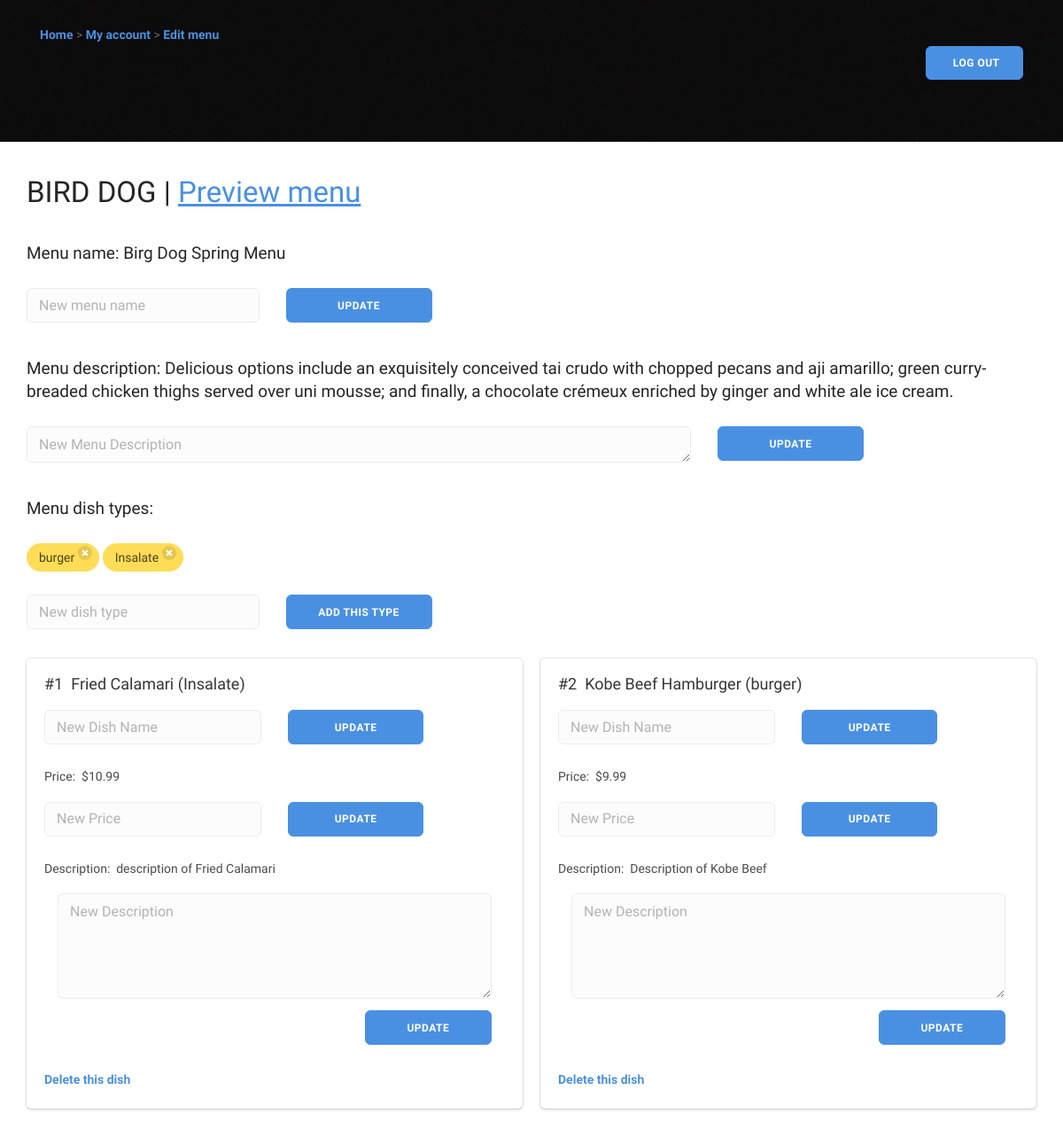
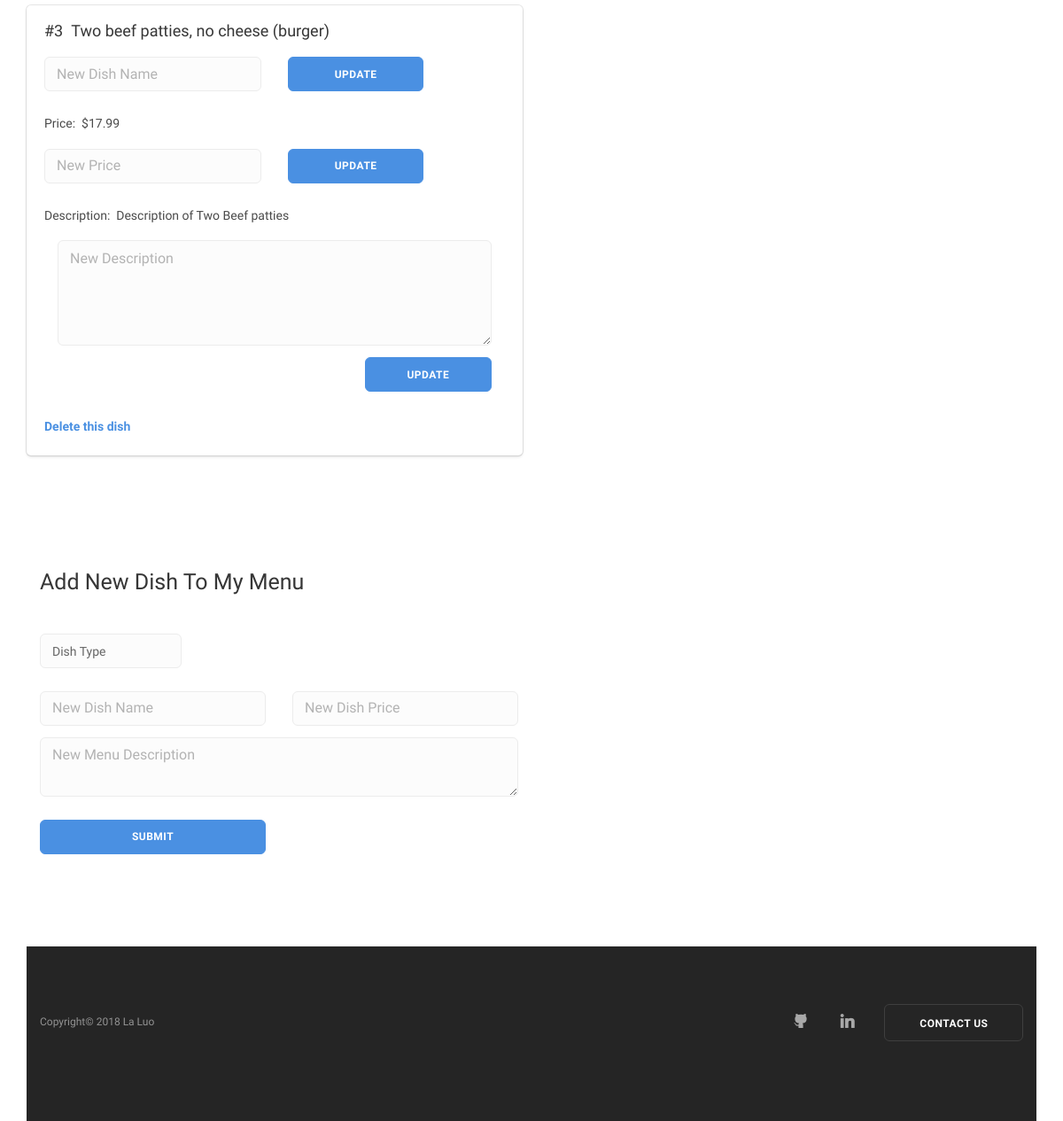
The app's page /account/edit_menu/1/ with its own data (2 pictures, top to bottom).
### canteen/models.py (models this page shows, shortened)
class Menu(models.Model):
    id = models.IntegerField(primary_key=True)
    name = models.CharField(max_length=30)
    info = models.CharField(max_length = 200, null=True)
    last_updated = models.DateTimeField(auto_now_add=True)
    restaurant = models.ForeignKey(Canteen, null=True)
    dishtype_list = models.CharField(max_length=200, default='["food","drinks"]')
    def get_list(self):
        return json.loads(self.dishtype_list)

class Canteen(models.Model):
    id = models.IntegerField(primary_key=True)
    name = models.CharField(max_length=30)
    manager = models.ForeignKey(User, related_name='manager', null=True)
    address = models.CharField(max_length=50, null=True)
    phone_number = models.CharField(max_length=12, null=True)
    def __str__(self):
    	return self.name
    class Meta:
    	ordering = ['name']

class Dish(models.Model):
    id = models.IntegerField(primary_key=True)
    num = models.IntegerField(null=True)
    dish_type = models.CharField(max_length=20, default='food')
    name = models.CharField(max_length=100)
    price = models.FloatField(null=True)
    description = models.CharField(max_length=100, null='Add description for this dish')
    menu = models.ForeignKey(Menu, null=True)
    restaurant = models.ForeignKey(Canteen, null=True)
    class Meta:
        ordering = ['id']

### canteen/views.py (the view)
# urls.py: url(r'^account/edit_menu/(?P<menu_id>\d+)/$', views.edit_menu, name='edit_menu_view'),
def edit_menu(request, menu_id):
    try:
        idx = int(menu_id)
        menu = Menu.objects.get(id = idx)
    except ValueError:
        raise Http404()
    dish_list = Dish.objects.filter(menu=menu)
    type_list = menu.get_list()
    type_choice = []
    for each in type_list:
        type_tuple = (each, each)
        type_choice.append(type_tuple)
    dishtype_list = menu.get_list()
    data = {'canteen': menu.restaurant,'menu': menu, 'dish_list': dish_list,'dishtype_list': dishtype_list}
    return render(request, 'registration/edit_menu.html', data)

### canteen/templates/registration/edit_menu.html (shortened to what this page needs)
<!DOCTYPE html>
<html>
    <head>
         {% load static %}
        <link rel="stylesheet" href="{% static 'canteen/bulma/css/bulma.css' %}" />
        <link href="{% static 'canteen/css/bootstrap.css' %}" rel="stylesheet" type="text/css" media="all" />
        <link href="{% static 'canteen/css/stack-interface.css' %}" rel="stylesheet" type="text/css" media="all" />
        <link href="{% static 'canteen/css/socicon.css' %}" rel="stylesheet" type="text/css" media="all" />
        <link href="{% static 'canteen/css/lightbox.min.css' %}" rel="stylesheet" type="text/css" media="all" />
        <link href="{% static 'canteen/css/flickity.css' %}" rel="stylesheet" type="text/css" media="all" />
        <link href="{% static 'canteen/css/iconsmind.css' %}" rel="stylesheet" type="text/css" media="all" />
        <link href="{% static 'canteen/css/jquery.steps.css' %}" rel="stylesheet" type="text/css" media="all" />
        <link href="{% static 'canteen/css/theme.css' %}" rel="stylesheet" type="text/css" media="all" />
        <link href="{% static 'canteen/css/custom.css' %}" rel="stylesheet" type="text/css" media="all" />
        <link href="{% static 'canteen/css/font-frankruhl-firasans.css' %}" rel="stylesheet" type="text/css" media="all" />
    </head>
    <body>
        <nav id="menu2" class="bar bar-2 hidden-xs bar--absolute">
                <div class="container">
                    <div class="col-xs-3">
                        <div class="bar__module">
                            <a href="{% url "home_view" %}">Home</a> > <a href="{% url "account" %}">My account</a> > <a href="">Edit menu</a>
                        </div>
                    </div>
                    <div class="col-md-12 text-right text-left-xs text-left-sm">
                        <div class="bar__module">
                            <a class="btn btn--sm btn--primary type--uppercase" href="{% url "logout" %}">
                                <span class="btn__text">
                                        &nbsp;Log out
                                </span>
                            </a>
                        </div>
                    </div>
                </div>
        </nav>
                <section class="cover imagebg height-20" data-overlay="3">
                    <div class="background-image-holder">
                    </div>
                </section>
            <div class="container">
              <br>
                        {% if menu %}
                           <p class="h2">
                                {{ menu.restaurant }} | <a href="{% url "menu_view" menu.id %}">Preview menu</a>
                           </p>
                             <p class="h4">
                                Menu name: {{ menu.name }}
                            </p>
                        <form action="/edit-menu/{{ menu.id }}/" method="post">
                                <div class="row">
                                    <div class="col-sm-3">
                                        <input type="text" name="menuname" placeholder="New menu name" />
                                    </div>
                                    <div class="col-sm-2">
                                        <button class="btn btn--primary type--uppercase" type="submit">Update</button>
                                    </div>
                                </div>
                       </form>
                       <br>
                            <p class="h4">
                                Menu description: {{ menu.info }}
                            </p>
                        <form action="/edit-menu/{{ menu.id }}/" method="post">
                                <div class="row">
                                    <div class="col-sm-8">
                                        <textarea rows="1" name="menudes" placeholder="New Menu Description"></textarea>
                                    </div>
                                    <div class="col-sm-2">
                                        <button class="btn btn--primary type--uppercase" type="submit">Update</button>
                                    </div>
                                </div>
                       </form>
                        {% endif %}
            </div>
            <div class="container">
                <br>
                <p class="h4">
                    Menu dish types:
                </p>
                <div class="field is-grouped is-grouped-multiline">
                    {% for each in dishtype_list %}
                    <span class="tag is-warning is-medium">
                      {{ each }}
                      <a href="/delete-dishtype/{{ menu.id }}/{{ each }}/"><button class="delete is-small"></button></a>
                    </span>
                    {% endfor %}
                </div>
            </div>
            <div class="container">
                <br>
                      <form action="/add-dishtype/{{ menu.id }}/" method="post">
                                <div class="row">
                                    <div class="col-sm-3">
                                        <input type="text" name="newtype" placeholder="New dish type" />
                                    </div>
                                    <div class="col-sm-2">
                                        <button class="btn btn--primary type--uppercase" type="submit">Add this type</button>
                                    </div>
                                </div>
                      </form>
            </div>
  <div class="container">
    <div class="column is-narrow"></div>
       {% for each in dish_list %}
           {% if forloop.counter0|divisibleby:2 %}
                <div class="columns">
           {% endif %}
                <div class="column is-half">
                    <div class="box">
                          <p class="title is-5"><strong>#{{ each.num }}&nbsp;&nbsp;{{ each.name }}&nbsp;({{ each.dish_type }})</strong></p>
                        <form action="/edit-dish/{{ each.id }}/" method="post">
                                <div class="row">
                                    <div class="col-sm-6">
                                        <input type="text" name="newname" placeholder="New Dish Name" />
                                    </div>
                                    <div class="col-sm-4">
                                        <button class="btn btn--primary type--uppercase" type="submit">Update</button>
                                    </div>
                                </div>
                      </form>
                          <p class="subtitle is-6">
                            <br>
                            Price: &nbsp;${{ each.price }}
                          </p>
                      <form action="/edit-dish/{{ each.id }}/" method="post">
                                <div class="row">
                                    <div class="col-sm-6">
                                        <input type="text" name="newprice" placeholder="New Price" />
                                    </div>
                                    <div class="col-sm-4">
                                        <button class="btn btn--primary type--uppercase" type="submit">Update</button>
                                    </div>
                                </div>
                      </form>
                          <p class="subtitle is-6">
                            <br>
                            Description: &nbsp;{{ each.description }}
                          </p>
                      <form action="/edit-dish/{{ each.id }}/" method="post">
                                <div class="col-sm-12">
                                    <textarea rows="4" name="newdes" placeholder="New Description"></textarea>
                                </div>
                                <div class="col-sm-8">
                                </div>
                                 <div class="col-sm-4">
                                    <button class="btn btn--primary type--uppercase" type="submit">Update</button>
                                </div>
                     </form>
                          <br><a href="{% url "delete_dish_view" each.id %}">Delete this dish</a>
                    </div>
                </div>
            {% if not forloop.counter0|divisibleby:2 %}
                </div>
            {% endif %}
       {% endfor %}
  </div>
<section>
   <div class="container">
    <h3>
     <strong>Add New Dish To My Menu </strong>
    </h3>
          <form action="/add-dish/{{ menu.id }}/" method="post">
                    <div class = "row">
                        <div class="col-sm-2">
                            <select name="dropdown">
                                <option value="" disabled="disabled" selected="selected">Dish Type</option>
                            </select>
                        </div>
                    </div>
                    <br>
                    <div class = "row">
                        <div class="col-sm-3">
                            <input type="text" name="dishname" placeholder="New Dish Name" />
                        </div>
                        <div class="col-sm-3">
                            <input type="text" name="dishprice" placeholder="New Dish Price" />
                        </div>
                    </div>
                    <div class = "row">
                        <div class="col-sm-6">
                            <textarea rows="2" name="dishdes" placeholder="New Menu Description"></textarea>
                        </div>
                    </div>
                    <br>
                    <div class="row">
                        <div class="col-sm-3">
                            <button class="btn btn--primary type--uppercase" type="submit">Submit</button>
                        </div>
                    </div>
          </form>
    </div>
</section>
            <footer class="space--sm footer-1 text-center-xs bg--dark ">
                <div class="container">
                    <div class="row">
                        <div class="col-sm-6">
                            <ul class="list-inline list--hover">
                            <span class="type--fine-print">Copyright&copy;
                                <span class="update-year"></span> La Luo </span>
                            </ul>
                        </div>
                        <div class="col-sm-6 text-right text-center-xs">
                            <ul class="social-list list-inline list--hover">
                                <li>
                                    <a href="https://github.com/Rola1993">
                                        <i class="socicon socicon-github icon icon--xs"></i>
                                    </a>
                                </li>
                                <li>
                                    <a href="https://www.linkedin.com/in/la-luo-637b4a94/ ">
                                        <i class="socicon socicon-linkedin icon icon--xs"></i>
                                    </a>
                                </li>
                            </ul>
                            <a href="mailto:rola.uiuc@gmail.com?Subject=Hello%20La" class="btn type--uppercase">
                                <span class="btn__text">
                                    Contact us
                                </span>
                            </a>
                        </div>
                    </div>
                </div>
            </footer>
 </body>
</html>

### records on screen
Menu: restaurant "BIRD DOG", name "Birg Dog Spring Menu", info "Delicious options include an exquisitely conceived tai crudo with chopped pecans and aji amarillo; green curry-breaded chicken thighs served over uni mousse; and finally, a chocolate crémeux enriched by ginger and white ale ice cream."
Dish: num "1", name "Fried Calamari", dish_type "Insalate", price "10.99", description "description of Fried Calamari"
Dish: num "2", name "Kobe Beef Hamburger", dish_type "burger", price "9.99", description "Description of Kobe Beef"
Dish: num "3", name "Two beef patties, no cheese", dish_type "burger", price "17.99", description "Description of Two Beef patties"

### other values on screen
{{ each }} "burger" "Insalate"
